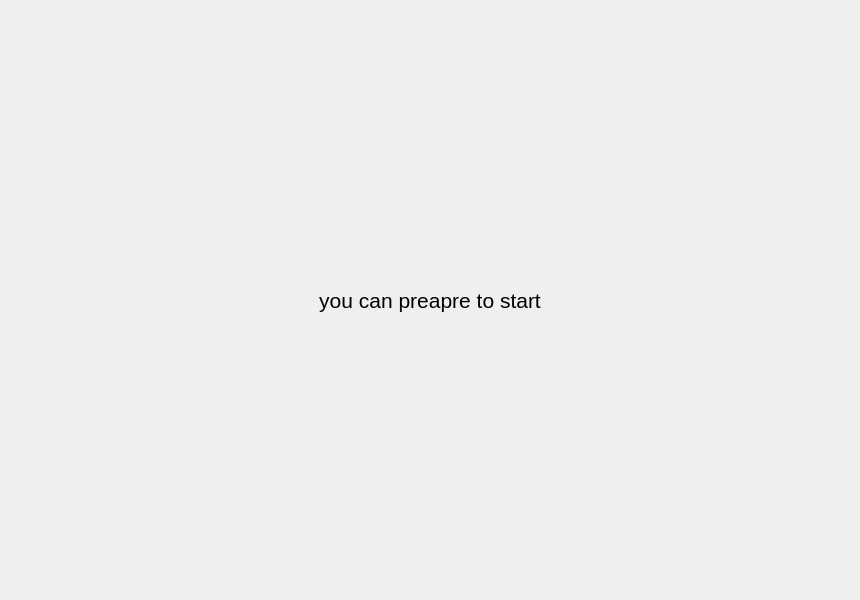
<?xml version="1.0" encoding="UTF-8"?>
<ui version="4.0">
 <class>MainPages</class>
 <widget class="QWidget" name="MainPages">
  <property name="geometry">
   <rect>
    <x>0</x>
    <y>0</y>
    <width>860</width>
    <height>600</height>
   </rect>
  </property>
  <property name="windowTitle">
   <string>Form</string>
  </property>
  <layout class="QVBoxLayout" name="main_pages_layout">
   <property name="spacing">
    <number>0</number>
   </property>
   <property name="leftMargin">
    <number>5</number>
   </property>
   <property name="topMargin">
    <number>5</number>
   </property>
   <property name="rightMargin">
    <number>5</number>
   </property>
   <property name="bottomMargin">
    <number>5</number>
   </property>
   <item>
    <widget class="QStackedWidget" name="pages">
     <property name="currentIndex">
      <number>2</number>
     </property>
     <widget class="QWidget" name="page_1">
      <property name="styleSheet">
       <string notr="true">font-size: 14pt</string>
      </property>
      <layout class="QVBoxLayout" name="page_1_layout">
       <property name="spacing">
        <number>5</number>
       </property>
       <property name="leftMargin">
        <number>5</number>
       </property>
       <property name="topMargin">
        <number>5</number>
       </property>
       <property name="rightMargin">
        <number>5</number>
       </property>
       <property name="bottomMargin">
        <number>5</number>
       </property>
       <item alignment="Qt::AlignmentFlag::AlignHCenter">
        <widget class="QFrame" name="welcome_base">
         <property name="minimumSize">
          <size>
           <width>300</width>
           <height>150</height>
          </size>
         </property>
         <property name="maximumSize">
          <size>
           <width>300</width>
           <height>150</height>
          </size>
         </property>
         <property name="frameShape">
          <enum>QFrame::Shape::NoFrame</enum>
         </property>
         <property name="frameShadow">
          <enum>QFrame::Shadow::Raised</enum>
         </property>
         <layout class="QVBoxLayout" name="center_page_layout">
          <property name="spacing">
           <number>10</number>
          </property>
          <property name="leftMargin">
           <number>0</number>
          </property>
          <property name="topMargin">
           <number>0</number>
          </property>
          <property name="rightMargin">
           <number>0</number>
          </property>
          <property name="bottomMargin">
           <number>0</number>
          </property>
          <item>
           <widget class="QFrame" name="logo">
            <property name="minimumSize">
             <size>
              <width>300</width>
              <height>120</height>
             </size>
            </property>
            <property name="maximumSize">
             <size>
              <width>300</width>
              <height>120</height>
             </size>
            </property>
            <property name="frameShape">
             <enum>QFrame::Shape::NoFrame</enum>
            </property>
            <property name="frameShadow">
             <enum>QFrame::Shadow::Raised</enum>
            </property>
            <layout class="QVBoxLayout" name="logo_layout">
             <property name="spacing">
              <number>0</number>
             </property>
             <property name="leftMargin">
              <number>0</number>
             </property>
             <property name="topMargin">
              <number>0</number>
             </property>
             <property name="rightMargin">
              <number>0</number>
             </property>
             <property name="bottomMargin">
              <number>0</number>
             </property>
            </layout>
           </widget>
          </item>
          <item>
           <widget class="QLabel" name="label">
            <property name="text">
             <string>Welcome To PyOneDark GUI</string>
            </property>
            <property name="alignment">
             <set>Qt::AlignmentFlag::AlignCenter</set>
            </property>
           </widget>
          </item>
         </layout>
        </widget>
       </item>
      </layout>
     </widget>
     <widget class="QWidget" name="page_2">
      <layout class="QVBoxLayout" name="page_2_layout">
       <property name="spacing">
        <number>5</number>
       </property>
       <property name="leftMargin">
        <number>5</number>
       </property>
       <property name="topMargin">
        <number>5</number>
       </property>
       <property name="rightMargin">
        <number>5</number>
       </property>
       <property name="bottomMargin">
        <number>5</number>
       </property>
       <item>
        <widget class="QScrollArea" name="scroll_area">
         <property name="styleSheet">
          <string notr="true">background: transparent;</string>
         </property>
         <property name="frameShape">
          <enum>QFrame::Shape::NoFrame</enum>
         </property>
         <property name="verticalScrollBarPolicy">
          <enum>Qt::ScrollBarPolicy::ScrollBarAlwaysOff</enum>
         </property>
         <property name="horizontalScrollBarPolicy">
          <enum>Qt::ScrollBarPolicy::ScrollBarAlwaysOff</enum>
         </property>
         <property name="widgetResizable">
          <bool>true</bool>
         </property>
         <widget class="QWidget" name="contents">
          <property name="geometry">
           <rect>
            <x>0</x>
            <y>0</y>
            <width>233</width>
            <height>256</height>
           </rect>
          </property>
          <property name="styleSheet">
           <string notr="true">background: transparent;</string>
          </property>
          <layout class="QVBoxLayout" name="verticalLayout">
           <property name="spacing">
            <number>15</number>
           </property>
           <property name="leftMargin">
            <number>5</number>
           </property>
           <property name="topMargin">
            <number>5</number>
           </property>
           <property name="rightMargin">
            <number>5</number>
           </property>
           <property name="bottomMargin">
            <number>5</number>
           </property>
           <item>
            <widget class="QLabel" name="title_label">
             <property name="maximumSize">
              <size>
               <width>16777215</width>
               <height>40</height>
              </size>
             </property>
             <property name="font">
              <font>
               <pointsize>16</pointsize>
              </font>
             </property>
             <property name="styleSheet">
              <string notr="true">font-size: 16pt</string>
             </property>
             <property name="text">
              <string>Custom Widgets Page</string>
             </property>
             <property name="alignment">
              <set>Qt::AlignmentFlag::AlignCenter</set>
             </property>
            </widget>
           </item>
           <item>
            <widget class="QLabel" name="description_label">
             <property name="text">
              <string>Here will be all the custom widgets, they will be added over time on this page.
I will try to always record a new tutorial when adding a new Widget and updating the project on Patreon before launching on GitHub and GitHub after the public release.</string>
             </property>
             <property name="alignment">
              <set>Qt::AlignmentFlag::AlignHCenter|Qt::AlignmentFlag::AlignTop</set>
             </property>
             <property name="wordWrap">
              <bool>true</bool>
             </property>
            </widget>
           </item>
           <item>
            <layout class="QHBoxLayout" name="row_1_layout"/>
           </item>
           <item>
            <layout class="QHBoxLayout" name="row_2_layout"/>
           </item>
           <item>
            <layout class="QHBoxLayout" name="row_3_layout"/>
           </item>
           <item>
            <layout class="QVBoxLayout" name="row_4_layout"/>
           </item>
           <item>
            <layout class="QVBoxLayout" name="row_5_layout"/>
           </item>
          </layout>
         </widget>
        </widget>
       </item>
      </layout>
     </widget>
     <widget class="QWidget" name="page_go_race">
      <layout class="QVBoxLayout" name="verticalLayout_2">
       <item>
        <widget class="QLabel" name="title_label_2">
         <property name="maximumSize">
          <size>
           <width>16777215</width>
           <height>40</height>
          </size>
         </property>
         <property name="font">
          <font>
           <pointsize>16</pointsize>
          </font>
         </property>
         <property name="styleSheet">
          <string notr="true">font-size: 16pt</string>
         </property>
         <property name="text">
          <string>you can preapre to start</string>
         </property>
         <property name="alignment">
          <set>Qt::AlignmentFlag::AlignCenter</set>
         </property>
        </widget>
       </item>
       <item>
        <layout class="QHBoxLayout" name="row_operate_layout"/>
       </item>
       <item>
        <layout class="QHBoxLayout" name="row_race_info_layout"/>
       </item>
       <item>
        <layout class="QHBoxLayout" name="row_tabe_operate_layout"/>
       </item>
       <item>
        <layout class="QHBoxLayout" name="row_table_info_layout"/>
       </item>
      </layout>
     </widget>
     <widget class="QWidget" name="page_3">
      <property name="styleSheet">
       <string notr="true">QFrame {
	font-size: 16pt;
}</string>
      </property>
      <layout class="QVBoxLayout" name="page_3_layout">
       <item>
        <widget class="QLabel" name="empty_page_label">
         <property name="font">
          <font>
           <pointsize>16</pointsize>
          </font>
         </property>
         <property name="text">
          <string>Empty Page</string>
         </property>
         <property name="alignment">
          <set>Qt::AlignmentFlag::AlignCenter</set>
         </property>
        </widget>
       </item>
      </layout>
     </widget>
    </widget>
   </item>
  </layout>
 </widget>
 <resources/>
 <connections/>
</ui>
